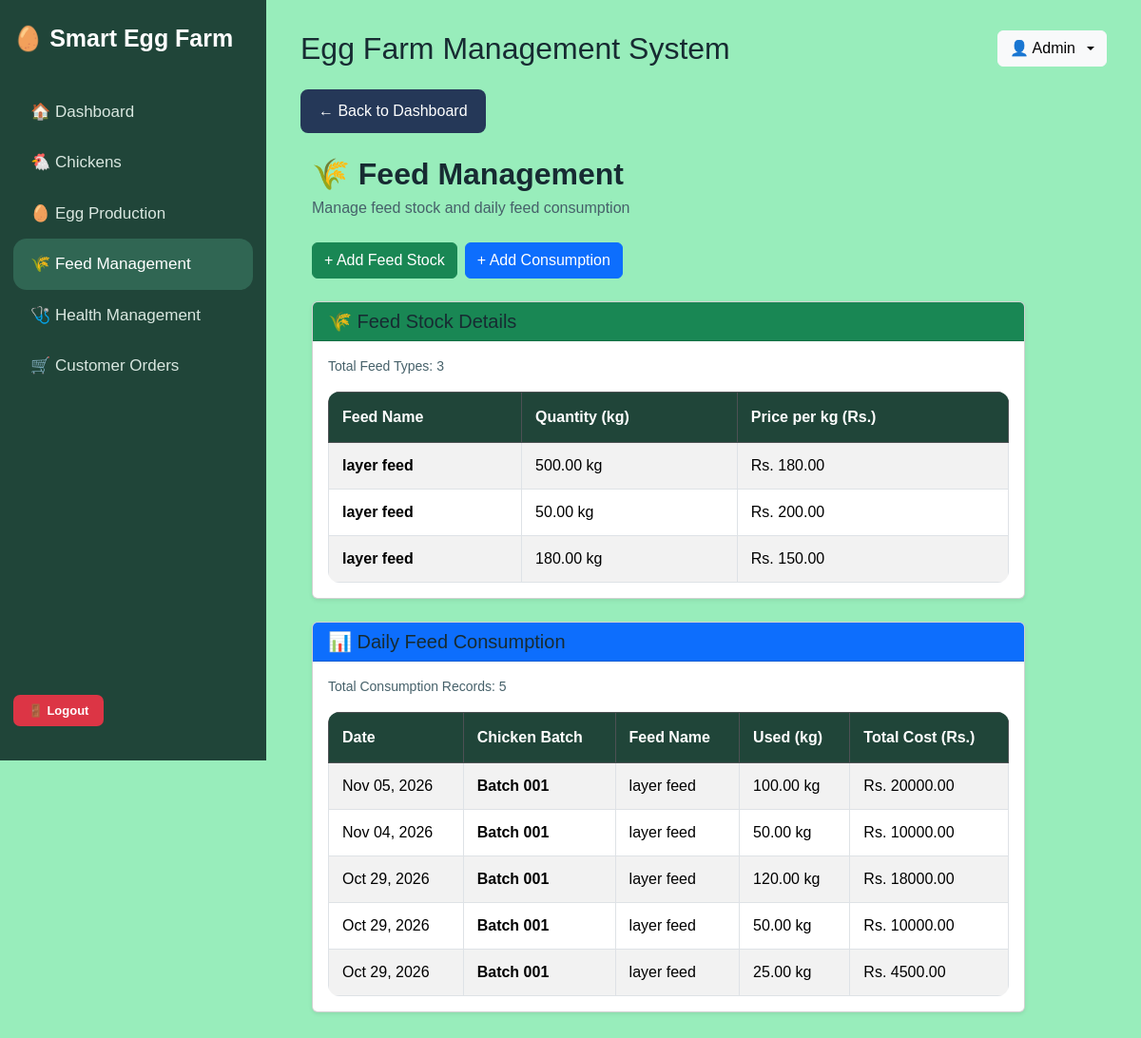
The page /feed/ (signed in) on the database its author committed.
### feed/models.py (models this page shows, shortened)
class FeedStock(models.Model):
    feed_name = models.CharField(max_length=100)
    quantity_kg = models.DecimalField(
        max_digits=10,
        decimal_places=2
    )
    price_per_kg = models.DecimalField(
        max_digits=10,
        decimal_places=2
    )

class FeedConsumption(models.Model):
    batch = models.ForeignKey(
        ChickenBatch,
        on_delete=models.PROTECT
    )
    feed = models.ForeignKey(
        FeedStock,
        on_delete=models.PROTECT
    )
    date = models.DateField()
    quantity_used_kg = models.DecimalField(
        max_digits=10,
        decimal_places=2
    )
    @property
    def total_cost(self):
        return self.quantity_used_kg * self.feed.price_per_kg

### chickens/models.py (models this page shows, shortened)
class ChickenBatch(models.Model):
    batch_name = models.CharField(
        max_length=100
    )
    breed = models.CharField(
        max_length=100
    )
    quantity = models.PositiveIntegerField(
        validators=[MinValueValidator(1)]
    )
    age_weeks = models.PositiveIntegerField()
    arrival_date = models.DateField()

### feed/views.py (the view)
# urls.py: path('', views.feed_list, name='feed_list'),
@login_required
def feed_list(request):
    stocks = FeedStock.objects.all()
    consumptions = FeedConsumption.objects.select_related(
        'batch', 'feed'
    ).order_by('-date', '-id')
    return render(
        request,
        'feed/feed_list.html',
        {
            'stocks': stocks,
            'consumptions': consumptions
        }
    )

### feed/templates/feed/feed_list.html (shortened to what this page needs)
{% extends 'base.html' %}
{% block content %}
<div class="container-fluid">
    <div class="d-flex justify-content-between align-items-center flex-wrap gap-3 mb-4">
        <div>
            <h2 class="fw-bold mb-1">
                🌾 Feed Management
            </h2>
            <p class="text-muted mb-0">
                Manage feed stock and daily feed consumption
            </p>
        </div>
    </div>
    <div class="d-flex flex-wrap gap-2 mb-4">
        <a href="{% url 'add_feed' %}"
           class="btn btn-success">
            + Add Feed Stock
        </a>
        <a href="{% url 'add_consumption' %}"
           class="btn btn-primary">
            + Add Consumption
        </a>
    </div>
    <div class="card shadow-sm mb-4">
        <div class="card-header bg-success text-white">
            <h5 class="mb-0">
                🌾 Feed Stock Details
            </h5>
        </div>
        <div class="card-body">
            <p class="text-muted small mb-3">
                Total Feed Types: {{ stocks|length }}
            </p>
            <div class="table-responsive">
                <table class="table table-bordered table-striped table-hover align-middle">
                    <thead class="table-dark">
                        <tr>
                            <th>Feed Name</th>
                            <th>Quantity (kg)</th>
                            <th>Price per kg (Rs.)</th>
                        </tr>
                    </thead>
                    <tbody>
                        {% for stock in stocks %}
                        <tr>
                            <td>
                                <strong>
                                    {{ stock.feed_name }}
                                </strong>
                            </td>
                            <td class="text-nowrap">
                                {{ stock.quantity_kg }} kg
                            </td>
                            <td class="text-nowrap">
                                Rs. {{ stock.price_per_kg|floatformat:2 }}
                            </td>
                        </tr>
                        {% endfor %}
                    </tbody>
                </table>
            </div>
        </div>
    </div>
    <div class="card shadow-sm mb-4">
        <div class="card-header bg-primary text-white">
            <h5 class="mb-0">
                📊 Daily Feed Consumption
            </h5>
        </div>
        <div class="card-body">
            <p class="text-muted small mb-3">
                Total Consumption Records: {{ consumptions|length }}
            </p>
            <div class="table-responsive">
                <table class="table table-bordered table-striped table-hover align-middle">
                    <thead class="table-dark">
                        <tr>
                            <th>Date</th>
                            <th>Chicken Batch</th>
                            <th>Feed Name</th>
                            <th>Used (kg)</th>
                            <th>Total Cost (Rs.)</th>
                        </tr>
                    </thead>
                    <tbody>
                        {% for item in consumptions %}
                        <tr>
                            <td class="text-nowrap">
                                {{ item.date|date:"M d, Y" }}
                            </td>
                            <td>
                                <strong>
                                    {{ item.batch.batch_name }}
                                </strong>
                            </td>
                            <td>
                                {{ item.feed.feed_name }}
                            </td>
                            <td class="text-nowrap">
                                {{ item.quantity_used_kg }} kg
                            </td>
                            <td class="text-nowrap">
                                Rs. {{ item.total_cost|floatformat:2 }}
                            </td>
                        </tr>
                        {% endfor %}
                    </tbody>
                </table>
            </div>
        </div>
    </div>
</div>
{% endblock %}

### templates/base.html (shortened to what this page needs)
{% load static %}
<!DOCTYPE html>
<html lang="en">
<head>
    <link
        href="https://cdn.jsdelivr.net/npm/bootstrap@5.3.3/dist/css/bootstrap.min.css"
        rel="stylesheet"
    >
    <link
        rel="stylesheet"
        href="{% static 'css/style.css' %}"
    >
</head>
<body>
    <aside class="sidebar">
        <h3 class="mb-4">
            🥚 Smart Egg Farm
        </h3>
<nav>
    {% if user.is_authenticated %}
        {% if user.is_staff %}
            <a href="{% url 'dashboard' %}"
               class="{% if request.resolver_match.url_name == 'dashboard' %}active{% endif %}">
                🏠 Dashboard
            </a>
            <a href="{% url 'batch_list' %}"
               class="{% if '/chickens/' in request.path %}active{% endif %}">
                🐔 Chickens
            </a>
            <a href="{% url 'production_list' %}"
               class="{% if '/production/' in request.path %}active{% endif %}">
                🥚 Egg Production
            </a>
            <a href="{% url 'feed_list' %}"
               class="{% if '/feed/' in request.path %}active{% endif %}">
                🌾 Feed Management
            </a>
            <a href="{% url 'health_list' %}"
               class="{% if '/health/' in request.path %}active{% endif %}">
                🩺 Health Management
            </a>
            <a href="{% url 'admin_orders' %}"
               class="{% if request.resolver_match.url_name == 'admin_orders' %}active{% endif %}">
                🛒 Customer Orders
            </a>
        {% endif %}
    {% endif %}
</nav>
        {% if user.is_authenticated %}
            <div class="logout-section">
                <form method="post" action="{% url 'logout' %}">
                    <button
                        type="submit"
                        class="btn btn-danger btn-sm logout-btn">
                        🚪 Logout
                    </button>
                </form>
            </div>
        {% endif %}
    </aside>
    <main class="main-content">
        <header class="d-flex justify-content-between align-items-center flex-wrap gap-3 mb-4">
            <h2 class="fw-normal mb-0">
                Egg Farm Management System
            </h2>
            {% if user.is_authenticated %}
                <div class="dropdown">
                    <button
                        class="btn btn-light dropdown-toggle d-flex align-items-center gap-2"
                        type="button"
                        data-bs-toggle="dropdown"
                        aria-expanded="false">
                        👤 {{ user.first_name|default:user.username }}
                    </button>
                </div>
            {% endif %}
        </header>
        {% if user.is_authenticated %}
            {% if user.is_staff %}
                {% if request.resolver_match.url_name != 'dashboard' %}
                    <div class="mb-4">
                        <a href="{% url 'dashboard' %}"
                           class="btn"
                           style="background-color: #253858;
                                  color: white;
                                  border-radius: 8px;
                                  padding: 10px 18px;">
                            ← Back to Dashboard
                        </a>
                    </div>
                {% endif %}
            {% endif %}
        {% endif %}
        {% block content %}
        {% endblock %}
    </main>
</body>
</html>

### static/css/style.css (style rules this page uses)
:root { --sidebar-width: 280px; --sidebar-bg: #204539; --sidebar-hover: #306653; --page-bg: #98edbb; --card-bg: #dcece4; --text-dark: #172b32; --text-muted: #46616a; --primary-green: #198754; }
* { box-sizing: border-box; }
html, body { margin: 0; padding: 0; min-height: 100%; }
body { font-family: Arial, Helvetica, sans-serif; background: var(--page-bg); color: var(--text-dark); overflow-x: hidden; }
.sidebar { position: fixed; top: 0; left: 0; width: var(--sidebar-width); height: 100vh; padding: 24px 14px; background: var(--sidebar-bg); color: #ffffff; display: flex; flex-direction: column; gap: 10px; overflow-y: auto; z-index: 1000; }
.sidebar h2, .sidebar h3, .sidebar h4 { color: #ffffff; font-weight: 700; margin: 0 0 30px; line-height: 1.3; }
.sidebar a { display: block; width: 100%; padding: 14px 18px; border-radius: 14px; color: #d9e7e0; text-decoration: none; font-size: 17px; font-weight: 500; transition: background 0.2s ease; }
.sidebar a:hover, .sidebar a.active { background: var(--sidebar-hover); color: #ffffff; }
.logout-section { margin-top: auto; padding-top: 22px; padding-bottom: 12px; width: 100%; }
.logout-section form { width: auto !important; display: block; margin: 0; }
.logout-section .logout-btn { display: inline-block !important; width: auto !important; min-width: 95px; padding: 7px 14px; font-size: 13px; font-weight: 600; border-radius: 7px; background: #dc3545; border: none; color: #ffffff; cursor: pointer; }
.main-content { margin-left: var(--sidebar-width); width: calc(100% - var(--sidebar-width)); min-width: 0; min-height: 100vh; padding: 32px 36px; background: var(--page-bg); }
.main-content > * { max-width: 100%; }
.main-content h1, .main-content h2, .main-content h3, .main-content h4, .main-content h5 { color: var(--text-dark); }
.main-content h2 { font-weight: 700; }
.main-content .text-muted { color: var(--text-muted) !important; }
.btn-success { background-color: #198754; border-color: #198754; }
.btn-primary { background-color: #0d6efd; border-color: #0d6efd; }
.table-responsive { width: 100%; overflow-x: auto; border-radius: 12px; }
.table { background: #ffffff; margin-bottom: 0; }
.table th { background: #204539; color: #ffffff; padding: 14px; white-space: nowrap; }
.table td { padding: 12px 14px; vertical-align: middle; }
button, .btn { transition: all 0.2s ease; }
.sidebar h3, .sidebar .logout-section p { color: #ffffff !important; }
.sidebar h3 { font-size: 25px; font-weight: bold; line-height: 1.3; }
.main-content .card { max-width: 750px; }

### rows shown on the page
FeedStock: feed_name "layer feed", quantity_kg "500.00", price_per_kg "180.00"
FeedStock: feed_name "layer feed", quantity_kg "50.00", price_per_kg "200.00"
FeedStock: feed_name "layer feed", quantity_kg "180.00", price_per_kg "150.00"
FeedConsumption: date "Nov 05, 2026", batch.batch_name "Batch 001", feed.feed_name "layer feed", quantity_used_kg "100.00", total_cost "20000.00"
FeedConsumption: date "Nov 04, 2026", batch.batch_name "Batch 001", feed.feed_name "layer feed", quantity_used_kg "50.00", total_cost "10000.00"
FeedConsumption: date "Oct 29, 2026", batch.batch_name "Batch 001", feed.feed_name "layer feed", quantity_used_kg "120.00", total_cost "18000.00"
FeedConsumption: date "Oct 29, 2026", batch.batch_name "Batch 001", feed.feed_name "layer feed", quantity_used_kg "50.00", total_cost "10000.00"
FeedConsumption: date "Oct 29, 2026", batch.batch_name "Batch 001", feed.feed_name "layer feed", quantity_used_kg "25.00", total_cost "4500.00"

### other values the page prints
{{ user.first_name|default:user.username }} "Admin"
{{ stocks|length }} "3"
{{ consumptions|length }} "5"
